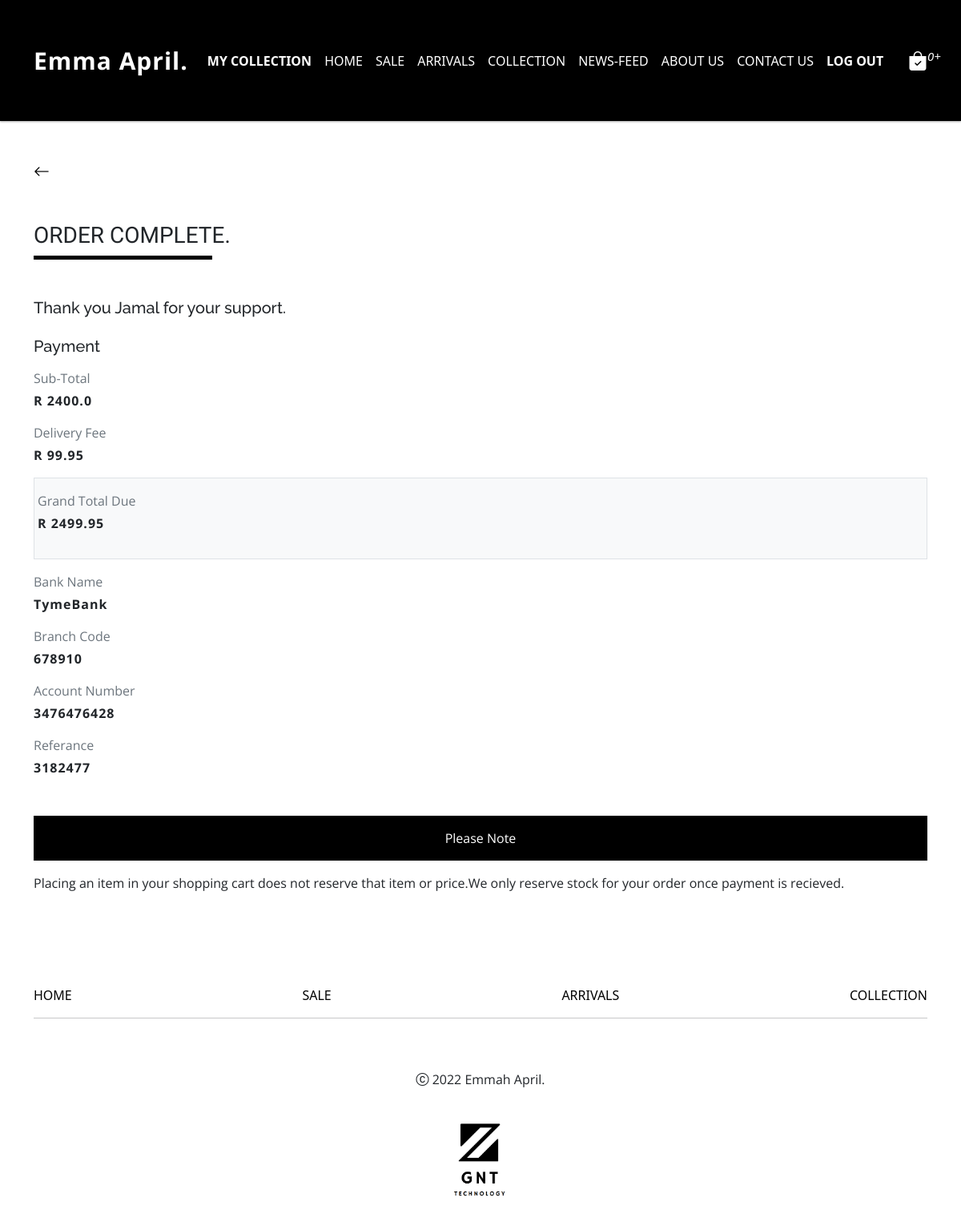
Page /complete/16 (signed in) on the committed database.
### client/models.py (models this page shows, shortened)
class DeliveryOption(models.Model):
    CustomerId = models.ForeignKey(CustomerModel, blank=True, null=True,on_delete=models.CASCADE,related_name="customer_order",default=None)
    UserItems = models.ManyToManyField(CartItems,related_name="user_cart",blank=True,default=None)
    Option_Picked = models.CharField(max_length=100,null=True,blank=True)
    GrandTotal = models.FloatField(null=True,blank=True)
    AmountDue = models.FloatField(null=True,blank=True)
    Name = models.CharField(max_length=300,null=True,blank=True)
    LastName = models.CharField(max_length=300,null=True,blank=True)
    Contact = models.CharField(max_length=300,null=True,blank=True)
    AltContact = models.CharField(max_length=300,null=True,blank=True)
    Email = models.CharField(max_length=300,null=True,blank=True)
    ComplexDetails = models.CharField(max_length=300,null=True,blank=True)
    Street = models.CharField(max_length=300,null=True,blank=True)
    Suburb = models.CharField(max_length=300,null=True,blank=True)
    City = models.CharField(max_length=300,null=True,blank=True)
    Province = models.CharField(max_length=300,null=True,blank=True)
    PostalCode = models.CharField(max_length=300,null=True,blank=True)
    object_Name = models.CharField(max_length=300,null=True,blank=True)
    customer_ref = models.CharField(max_length=100,null=True,blank=True,unique=True)
    paxiPackageId = models.CharField(max_length=100,null=True,blank=True)
    deliveryFee = models.FloatField(null=True,blank=True)
    addressLine1 = models.CharField(max_length=300,null=True,blank=True)
    addressLine2 = models.CharField(max_length=300,null=True,blank=True)
    addressLine3 = models.CharField(max_length=300,null=True,blank=True)
    addressLine4 = models.CharField(max_length=300,null=True,blank=True)
    addressLine5 = models.CharField(max_length=300,null=True,blank=True)
    addressLine6 = models.CharField(max_length=300,null=True,blank=True)
    addressLine7 = models.CharField(max_length=300,null=True,blank=True)
    order_date = models.DateField(auto_now_add=True, null=True)
    date_created = models.DateTimeField(auto_now_add=True, null=True)

### client/views.py (the view)
# urls.py: path('complete/<int:item_id>',views.CompleteOrder,name='complete'),
def CompleteOrder(request,item_id):
    customerReference = DeliveryOption.objects.get(id = item_id)
    current_user = request.user
    customerInstance = CustomerModel.objects.get(user = current_user)
    cartCount = CartItems.objects.filter( Q(satus = "cart") & Q(CustomerId = customerInstance)).count()
    context = {
        "customerReference" : customerReference,
        "cartCount" : cartCount
    }
    return render(request,'client/complete.html',context)

### client/templates/client/complete.html (shortened to what this page needs)
{% extends 'client/base.html' %} {% load static %} {% block content %}
{% include 'partials/navbar.html'%}
<section class="container mt-5">
  <a role="button" onclick="history.back()" style="color: black">
    <i class="bi bi-arrow-left" style="font-size: 20px"></i>
  </a>
  <h3 class="heading_style mt-5">ORDER COMPLETE.</h3>
  <div
    class="mb-5"
    style="height: 5px; width: 20%; background-color: black"
  ></div>
</section>
<section class="container mt-5">
  <h5 class="headings-bold fonts">Thank you Jamal for your support.</h5>
  <h5 class="mb-3 mt-4 headings-bold">Payment</h5>
  <p class="mb-1 text-secondary">Sub-Total</p>
  <p class="fw-bold" style="letter-spacing: 1px">
    R <span>{{customerReference.GrandTotal}}</span>
  </p>
  {% if customerReference.Option_Picked == "Paxi" %}
  <p class="mb-1 text-secondary">Delivery Fee</p>
  <p class="fw-bold" style="letter-spacing: 1px">
    R <span>{{customerReference.deliveryFee}}</span>
  </p>
  {% endif %}
  <div class="px-1 py-3 border bg-light my-3">
    <p class="mb-1 text-secondary">Grand Total Due</p>
    <p class="fw-bold" style="letter-spacing: 1px">
      R <span>{{customerReference.AmountDue}}</span>
    </p>
  </div>
  <p class="mb-1 text-secondary">Bank Name</p>
  <p class="fw-bold" style="letter-spacing: 1px">TymeBank</p>
  <p class="mb-1 text-secondary">Branch Code</p>
  <p class="fw-bold" style="letter-spacing: 1px">678910</p>
  <p class="mb-1 text-secondary">Account Number</p>
  <p class="fw-bold" style="letter-spacing: 1px">3476476428</p>
  <p class="mb-1 text-secondary">Referance</p>
  <p class="fw-bold" style="letter-spacing: 1px">
    {{customerReference.customer_ref}}
  </p>
</section>
<section class="mt-5 container">
  <center>
    <p class="mb-3 bg-black text-white py-3">Please Note</p>
  </center>
  <p>
    Placing an item in your shopping cart does not reserve that item or price.We
    only reserve stock for your order once payment is recieved.
  </p>
</section>
<div class="content_divider"></div>
<section>{% include 'partials/footer.html'%}</section>
{% endblock %}

### static/CSS/main.css (style rules this page uses)
:root { --primary-color: darkblue; }
.content_divider { height: 100px; width: 100%; }
p { font-family: "Open Sans", sans-serif; }

### static/CSS/index.css (style rules this page uses)
.heading_style { font-family: "Tenor Sans", sans-serif; }
.headings-bold { font-family: "Raleway", sans-serif; }

### static/CSS/saleCollection.css (style rules this page uses)
.heading_style { font-family: "Tenor Sans", sans-serif; }

### client/templates/partials/footer.html (style rules this page uses)
a { text-decoration: none; color: black; }

### rows in the picture
DeliveryOption: GrandTotal "2400.0", deliveryFee "99.95", AmountDue "2499.95", customer_ref "3182477"

### other values in the picture
{{ cartCount }} "0"
